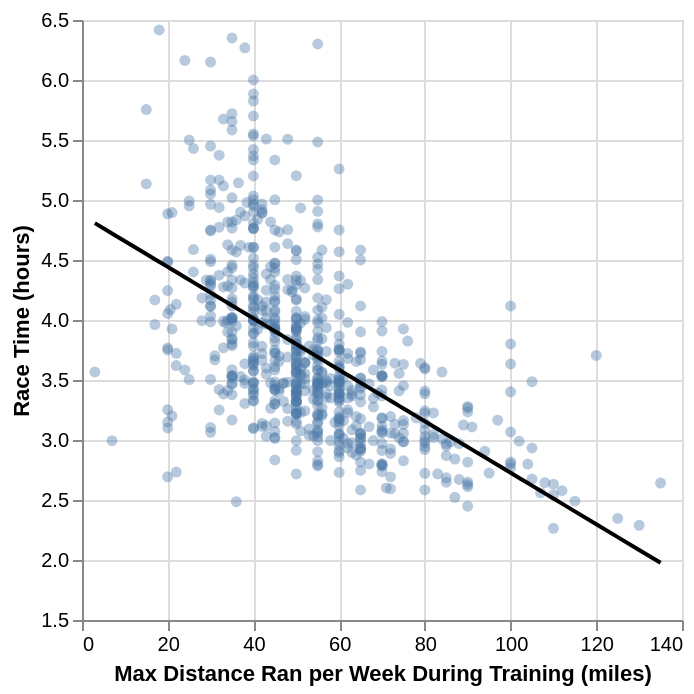

The cell this chart's notebook holds for it:
### Code cell
marathon_preds = marathon_training.assign(predictions=lm.predict(marathon_training[['max']]))
marathon_plot = alt.Chart(marathon_preds).mark_circle(opacity=0.4).encode(
    x=alt.X('max', title='Max Distance Ran per Week During Training (miles)'),
    y=alt.Y('time_hrs', title='Race Time (hours)').scale(zero=False)
) + alt.Chart(marathon_preds).mark_line(color='black').encode(
    x='max',
    y='predictions'
)
marathon_plot

### Figure 1 — Vega-Lite specification as saved in the notebook (floating-point values rounded to 4 significant figures; data arrays with more than 128 entries replaced by an {"elided": "..."} marker saying what was removed)
{"config": {"view": {"continuousWidth": 300, "continuousHeight": 300}}, "layer": [{"mark": {"type": "circle", "opacity": 0.4}, "encoding": {"x": {"field": "max", "title": "Max Distance Ran per Week During Training (miles)", "type": "quantitative"}, "y": {"field": "time_hrs", "scale": {"zero": false}, "title": "Race Time (hours)", "type": "quantitative"}}}, {"mark": {"type": "line", "color": "black"}, "encoding": {"x": {"field": "max", "type": "quantitative"}, "y": {"field": "predictions", "type": "quantitative"}}}], "data": {"name": "data-7544a8f3c66c3a48835fb3b038a3adbe"}, "$schema": "https://vega.github.io/schema/vega-lite/v6.1.0.json", "datasets": {"data-7544a8f3c66c3a48835fb3b038a3adbe": {"elided": "696 records"}}}
